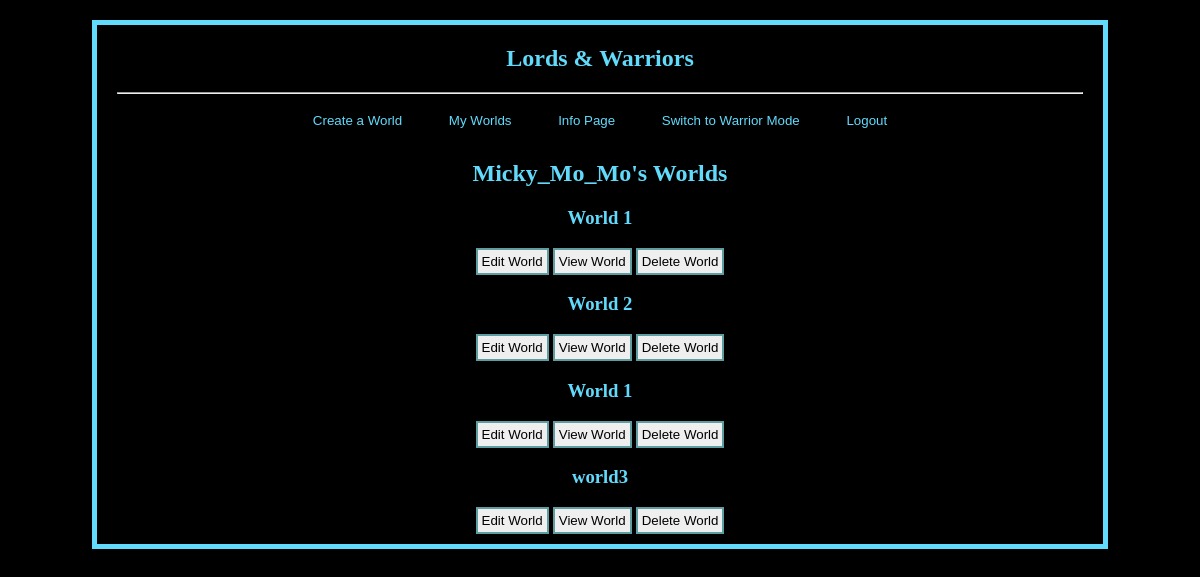
The page /mygames/ (signed in) on the database as committed earlier.
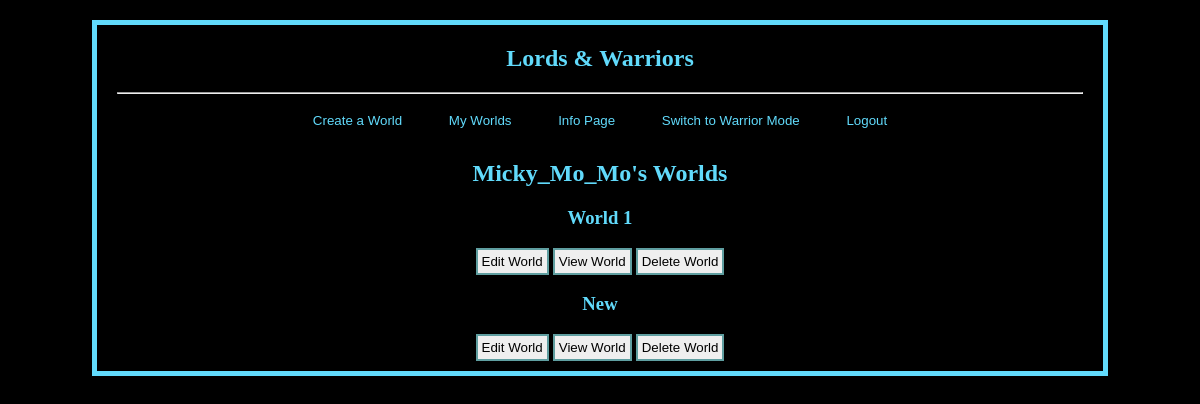
The same page on the database as committed later.
### DDGameApp/models.py (models this page shows)
class GameModel(models.Model):
    worldName = models.CharField(max_length = 100)
    body = models.TextField(max_length = 10000)
    pub_date = models.DateTimeField(default = timezone.now)
    foreign_user = models.ForeignKey(User, on_delete= models.CASCADE)
    active = models.CharField(max_length = 4, default = "no")
    display = models.CharField(max_length = 4, default = "no")
    picture = models.CharField(max_length = 10000)

### DDGameApp/views.py (the view)
# urls.py: path('mygames/', views.mygame, name = 'games'),
def mygame(request):
    long = GameModel.objects.filter(foreign_user = request.user)
    length = len(long)
    return render(request, 'DDGameApp/mygames.html',{'game': GameModel.objects.filter(foreign_user = request.user), 'length':length})

### DDGameApp/templates/DDGameApp/mygames.html
{% extends 'DDGameApp/overlord.html' %} {% block over %}
<section>
    <h2>{{user.username}}'s Worlds</h2>
    {% if length > 0%}
    {%for x in game%}
    <h3>{{x.worldName}}</h3>
    <button class="butt" onclick=window.location.href="{% url 'editgame' x.id %}" > Edit World</button>
    <button class="butt" onclick=window.location.href="{% url 'preview' x.id %}" >View World </button>
    <button class="butt" onclick=window.location.href="{% url 'delgame' x.id %}" >Delete World</button>
    {%endfor%}
    {%else%}
    <h3>You do not any Game Worlds.</h3>
    <h4><a href="{%url 'create'%}">Create One!!</a></h4>
    {%endif%}
</section>
{% endblock %}

### DDGameApp/templates/DDGameApp/overlord.html (shortened to what this page needs)
{% extends 'DDGameApp/index.html' %} {% block context %}
<section>
    <div><button class="navbar" onclick=window.location.href="{% url 'create'%}" >Create a World</button> <button class="navbar" onclick=window.location.href="{% url 'games'%}" >My Worlds</button> <button class="navbar" onclick=window.location.href="{% url 'board' %}" >Info Page</button> <button class="navbar" onclick=window.location.href="{% url 'player' %}" >Switch to Warrior Mode</button> <button class="navbar" onclick=window.location.href="{% url 'logout' %}" >Logout</button></div>
    {%block over%}{%endblock%}
</section>
{% endblock %}

### DDGameApp/templates/DDGameApp/index.html (shortened to what this page needs)
<!DOCTYPE html>
<html lang="en">
<head>
    {% load static %}
    <link rel="stylesheet" href="{% static 'DDGameApp/css/index.css'%}" type="text/css">
</head>
<body>
<section id="body">
{% if user.is_authenticated %}
<header>
    <h2>Lords & Warriors</h2>
</header>
{%else%}
<header><h2>Lords & Warriors</h2>
</header>
{%endif%}
<hr>
{% block content%}
{% if user.is_authenticated %}
{%block context%}{%endblock%}
{%else%}
<h1>Welcome New Player</h1>
<h2>Please <a href="{% url 'login'%}">login</a> to continue.</h2>
<h2>New Player? <a href="{%url 'newuser'%}">Join us!</a></h2>
{%endif%}
{%endblock%}
</section>
</body>
</html>

### DDGameApp/static/DDGameApp/css/index.css (style rules this page uses)
#body { background-color: black; text-align: center; border: #61dafb 5px solid; padding: 0% 2% 1% 2%; color: #61dafb; }
h2 { color: #61dafb }
h3 { color: #61dafb }
body { background-image: url("https://i.pinimg.com/originals/06/f2/bb/06f2bb9e434d28c6693493efe7e7eafe.jpg"); background-color: black; padding: 1% 7% 1% 7%; }
button { border: cadetblue 2px solid; padding: 1% 2% 1% 2%; }
.butt { padding: 4px; }
header { text-align: center; }
hr { color: #000000; }
.navbar { background-color: black; border: black 2px solid; padding: 1% 2% 1% 2%; color: #61dafb; }

Rows that differ between the two databases and show on the page:
removed GameModel: worldName "World 2"
removed GameModel: worldName "World 1"
removed GameModel: worldName "world3"
added GameModel: worldName "New"
